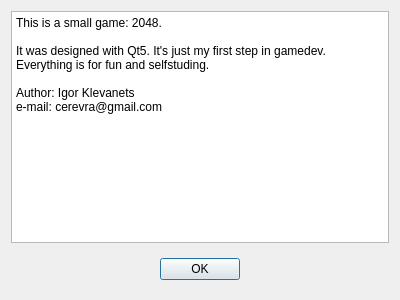
<?xml version="1.0" encoding="UTF-8"?>
<ui version="4.0">
 <class>About</class>
 <widget class="QDialog" name="About">
  <property name="windowModality">
   <enum>Qt::WindowModal</enum>
  </property>
  <property name="geometry">
   <rect>
    <x>0</x>
    <y>0</y>
    <width>400</width>
    <height>300</height>
   </rect>
  </property>
  <property name="minimumSize">
   <size>
    <width>400</width>
    <height>300</height>
   </size>
  </property>
  <property name="maximumSize">
   <size>
    <width>400</width>
    <height>300</height>
   </size>
  </property>
  <property name="contextMenuPolicy">
   <enum>Qt::NoContextMenu</enum>
  </property>
  <property name="windowTitle">
   <string>About</string>
  </property>
  <property name="layoutDirection">
   <enum>Qt::LeftToRight</enum>
  </property>
  <property name="modal">
   <bool>true</bool>
  </property>
  <layout class="QVBoxLayout" name="verticalLayout">
   <item>
    <widget class="QPlainTextEdit" name="plainTextEdit">
     <property name="readOnly">
      <bool>true</bool>
     </property>
     <property name="plainText">
      <string>This is a small game: 2048.

It was designed with Qt5. It's just my first step in gamedev. Everything is for fun and selfstuding.

Author: Igor Klevanets
e-mail: cerevra@gmail.com</string>
     </property>
    </widget>
   </item>
   <item>
    <widget class="QWidget" name="widget" native="true">
     <layout class="QHBoxLayout" name="horizontalLayout">
      <item>
       <spacer name="horizontalSpacer">
        <property name="orientation">
         <enum>Qt::Horizontal</enum>
        </property>
        <property name="sizeHint" stdset="0">
         <size>
          <width>40</width>
          <height>20</height>
         </size>
        </property>
       </spacer>
      </item>
      <item>
       <widget class="QPushButton" name="pushButton_ok">
        <property name="sizePolicy">
         <sizepolicy hsizetype="Fixed" vsizetype="Fixed">
          <horstretch>0</horstretch>
          <verstretch>0</verstretch>
         </sizepolicy>
        </property>
        <property name="text">
         <string notr="true">OK</string>
        </property>
       </widget>
      </item>
      <item>
       <spacer name="horizontalSpacer_2">
        <property name="orientation">
         <enum>Qt::Horizontal</enum>
        </property>
        <property name="sizeHint" stdset="0">
         <size>
          <width>40</width>
          <height>20</height>
         </size>
        </property>
       </spacer>
      </item>
     </layout>
    </widget>
   </item>
  </layout>
 </widget>
 <resources/>
 <connections>
  <connection>
   <sender>pushButton_ok</sender>
   <signal>clicked()</signal>
   <receiver>About</receiver>
   <slot>close()</slot>
   <hints>
    <hint type="sourcelabel">
     <x>187</x>
     <y>261</y>
    </hint>
    <hint type="destinationlabel">
     <x>199</x>
     <y>149</y>
    </hint>
   </hints>
  </connection>
 </connections>
</ui>
